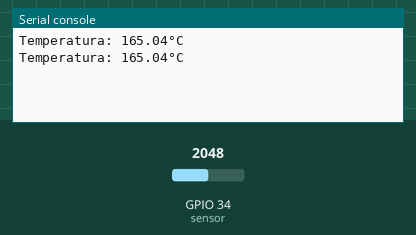
The program below on a simulated ESP32 board running MicroPython. Shown: the last lines printed to the serial console. The inputs (shaded band) are chosen by the test bench; at power-on: GPIO 34 (sensor) = 2048 (analog values on the 0–4095 scale).

Above: at 1.2 s.
1.3 s: GPIO 34 (sensor) set to 2866
At 2.6 s:
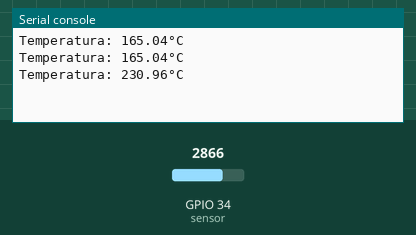
2.8 s: GPIO 34 (sensor) set to 3603
At 3.4 s:
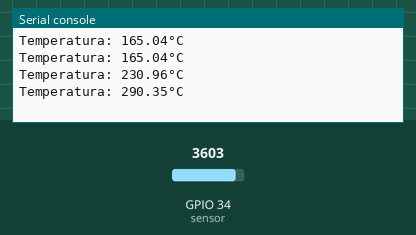
Timing chart, 0 to 5.8 s (numbered marks = the images above; inputs shaded):
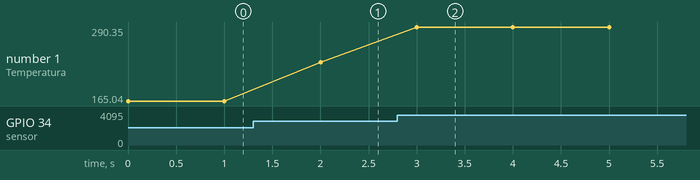

The program:

30._Leitura_de_um_sensor_de_temperatura_LM35.py
```python
from machine import ADC, Pin
import time

sensor = ADC(Pin(34))  # GPIO 34
sensor.atten(ADC.ATTN_11DB)  # Configura a atenuação

while True:
    voltage = sensor.read() * (3.3 / 4095)  # Converte a leitura para tensão
    temperature = voltage * 100  # Converte a tensão para temperatura em °C
    print('Temperatura: {:.2f}°C'.format(temperature))
    time.sleep(1)
```

Measured:
- after the input at 1.3 s, the serial console: prints a new line after 0.70 s (image 1)
- after the input at 2.8 s, the serial console: prints a new line after 0.20 s (image 2)
- plotted number 1: 165.04 → 230.96 after the input at 1.3 s, 230.96 → 290.35 after the input at 2.8 s
